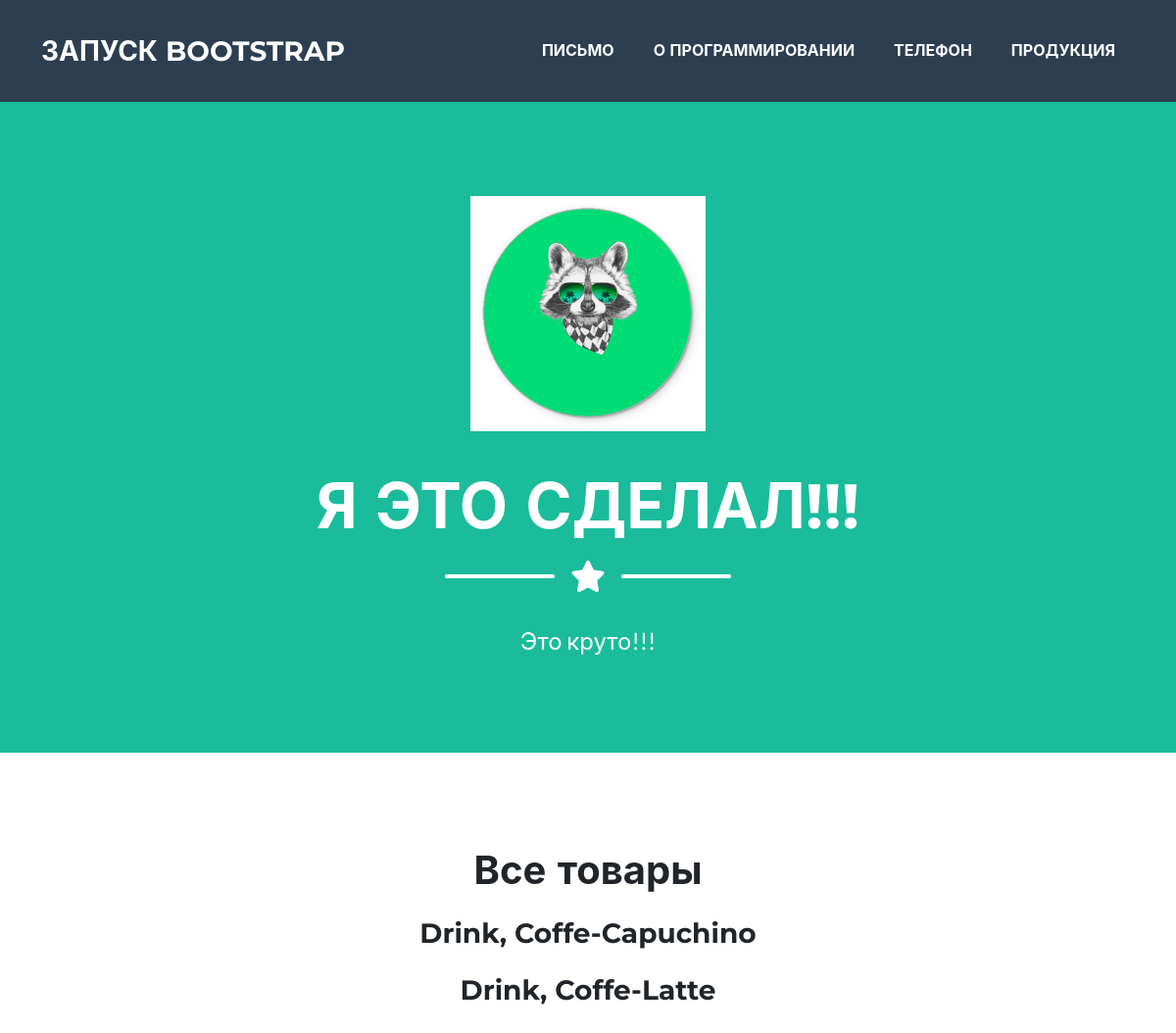
/products/, run on an earlier commit of the app's database.
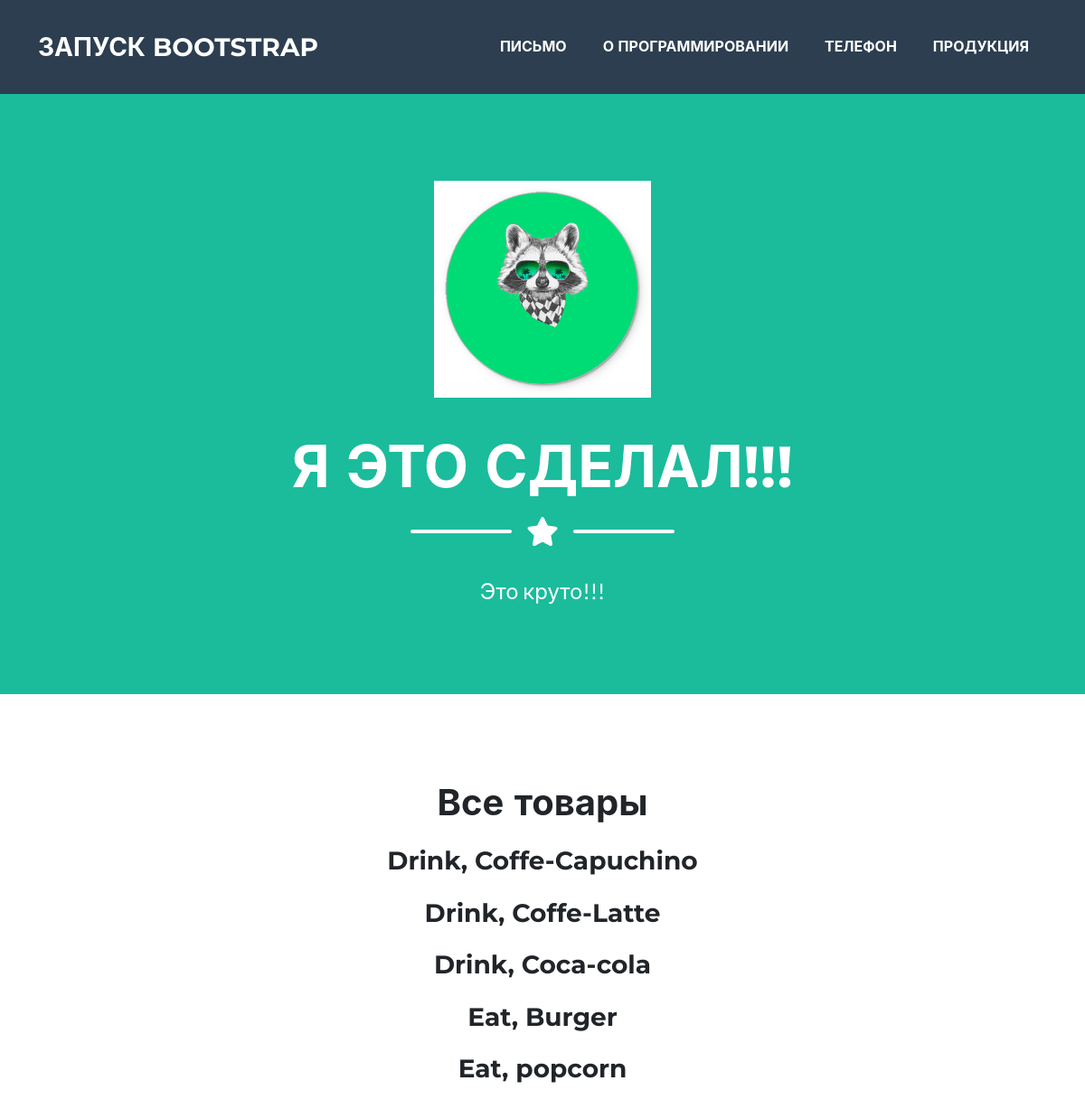
And on a later commit of the database.
### production/models.py (models this page shows, shortened)
class Product(models.Model):
    name = models.CharField(
        max_length=50,
        unique=True, # названия товаров не должны повторяться
    )
    description = models.TextField()
    quantity = models.IntegerField(
        validators=[MinValueValidator(0)],
    )
    category = models.ForeignKey(
        to='Category',
        on_delete=models.CASCADE,
        related_name='products', # все продукты в категории будут доступны через поле products
    )
    price = models.FloatField(
        validators=[MinValueValidator(0.0)],
    )

class Category(models.Model):
    name = models.CharField(max_length=100, unique=True)  # названия категорий тоже не должны повторяться
    def __str__(self):
        return f'{self.name.title()}'

### production/views.py (the view)
# urls.py: path('', ProductsList.as_view()), # т.к. сам по себе это класс, то нам надо представить этот класс в виде view. Для этого вызываем метод as_view
class ProductsList(ListView):
    model = Product
    template_name = 'products.html'
    context_object_name = 'products'

### templates/products.html (shortened to what this page needs)
{% extends 'flatpages/default.html' %}
{% block content %}
<h1><p align="center">Все товары</p></h1>
{% for p in products %}
    <h3><p align="center">{{ p.category }}, {{ p.name }}</p></h3>
{% endfor %}
{% endblock content %}

### templates/flatpages/default.html (shortened to what this page needs)
{% load static %}
<!DOCTYPE html>
<html lang="en">
    <head>
        <link href="{% static 'css/styles.css' %}" rel="stylesheet" />
    </head>
    <body id="page-top">
        <nav class="navbar navbar-expand-lg bg-secondary text-uppercase fixed-top" id="mainNav">
            <div class="container">
                <a class="navbar-brand" href="#page-top">Запуск BOOTSTRAP</a>
                <div class="collapse navbar-collapse" id="navbarResponsive">
                    <ul class="navbar-nav ms-auto">
                        <li class="nav-item mx-0 mx-lg-1"><a class="nav-link py-3 px-0 px-lg-3 rounded" href="/motivation_letter/">Письмо</a></li>
                        <li class="nav-item mx-0 mx-lg-1"><a class="nav-link py-3 px-0 px-lg-3 rounded" href="/about_programming/">О программировании</a></li>
                        <li class="nav-item mx-0 mx-lg-1"><a class="nav-link py-3 px-0 px-lg-3 rounded" href="/telephone/">Телефон</a></li>
                        <li class="nav-item mx-0 mx-lg-1"><a class="nav-link py-3 px-0 px-lg-3 rounded" href="/products/">Продукция</a></li>
                    </ul>
                </div>
            </div>
        </nav>
        <header class="masthead bg-primary text-white text-center">
            <div class="container d-flex align-items-center flex-column">
                <img class="masthead-avatar mb-5" src="{% static 'assets/img/portfolio/avka.jpg' %}" alt="..." />
                <h1 class="masthead-heading text-uppercase mb-0">Я это сделал!!!</h1>
                <div class="divider-custom divider-light">
                    <div class="divider-custom-line"></div>
                    <div class="divider-custom-icon"><i class="fas fa-star"></i></div>
                    <div class="divider-custom-line"></div>
                </div>
                <p class="masthead-subheading font-weight-light mb-0">Это круто!!!</p>
            </div>
        </header>
        <section class="page-section portfolio" id="portfolio">
            <div class="container">
                <div class="row justify-content-center">
                    {% block content %}{% endblock content %}
                </div>
            </div>
        </section>
    </body>
</html>

What changed in the data, as far as the page shows it:
added Product: category "Drink", name "Coca-cola"
added Product: category "Eat", name "Burger"
added Product: category "Eat", name "popcorn"
